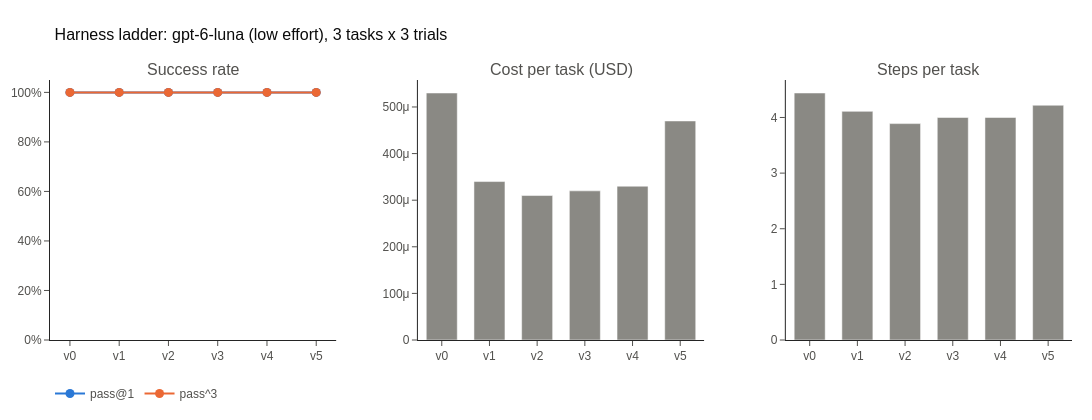

Notebook cell for this chart:
### Code cell
SERIES = {"pass@1": "#2a78d6", "pass^3": "#eb6834"}
NEUTRAL, INK, MUTED, GRID = "#8a8984", "#0b0b0b", "#52514e", "#e8e7e3"


def ladder_figure(summary: pd.DataFrame, title: str) -> go.Figure:
    """Builds three small multiples: success rates, cost per task and steps per task."""
    versions = list(summary.index)
    fig = make_subplots(rows=1, cols=3, horizontal_spacing=0.08,
                        subplot_titles=("Success rate", "Cost per task (USD)", "Steps per task"))
    for name, column in (("pass@1", "pass_at_1"), ("pass^3", "pass_hat_k")):
        fig.add_trace(go.Scatter(
            x=versions, y=summary[column], name=name, mode="lines+markers",
            line=dict(color=SERIES[name], width=2), marker=dict(size=9),
            hovertemplate=f"{name} %{{x}}: %{{y:.0%}}<extra></extra>",
        ), row=1, col=1)
    fig.add_trace(go.Bar(x=versions, y=summary["cost_per_task"], marker_color=NEUTRAL, showlegend=False,
                         hovertemplate="%{x}: $%{y:.4f}<extra></extra>"), row=1, col=2)
    fig.add_trace(go.Bar(x=versions, y=summary["steps_per_task"], marker_color=NEUTRAL, showlegend=False,
                         hovertemplate="%{x}: %{y:.1f} steps<extra></extra>"), row=1, col=3)
    fig.update_yaxes(range=[0, 1.05], tickformat=".0%", row=1, col=1)
    fig.update_yaxes(rangemode="tozero", gridcolor=GRID, zeroline=False, color=MUTED)
    fig.update_xaxes(color=MUTED, showgrid=False)
    fig.update_layout(
        title=dict(text=title, font=dict(size=16, color=INK)), template="simple_white",
        font=dict(family="Helvetica, Arial, sans-serif", size=12, color=MUTED),
        legend=dict(orientation="h", y=-0.15, x=0), bargap=0.35,
        width=1100, height=420, margin=dict(t=80, b=60, l=50, r=20),
    )
    return fig


fig = ladder_figure(summary, f"Harness ladder: {MODEL} ({REASONING_EFFORT} effort), {len(TASKS)} tasks x {TRIALS} trials")
fig.write_html(RUN_DIR / "ladder.html", include_plotlyjs="cdn")
fig.write_json(RUN_DIR / "ladder.json")  # Rendered to PNG outside the kernel by scripts/export_chart.py.
fig

### Figure 1 — Plotly figure (JSON) as saved in the notebook; plotly's stock layout.template omitted (floating-point values rounded to 4 significant figures)
{"data": [{"hovertemplate": "pass@1 %{x}: %{y:.0%}<extra></extra>", "line": {"color": "#2a78d6", "width": 2}, "marker": {"size": 9}, "mode": "lines+markers", "name": "pass@1", "type": "scatter", "x": ["v0", "v1", "v2", "v3", "v4", "v5"], "xaxis": "x", "y": [1.0, 1.0, 1.0, 1.0, 1.0, 1.0], "yaxis": "y"}, {"hovertemplate": "pass^3 %{x}: %{y:.0%}<extra></extra>", "line": {"color": "#eb6834", "width": 2}, "marker": {"size": 9}, "mode": "lines+markers", "name": "pass^3", "type": "scatter", "x": ["v0", "v1", "v2", "v3", "v4", "v5"], "xaxis": "x", "y": [1.0, 1.0, 1.0, 1.0, 1.0, 1.0], "yaxis": "y"}, {"hovertemplate": "%{x}: $%{y:.4f}<extra></extra>", "marker": {"color": "#8a8984"}, "showlegend": false, "type": "bar", "x": ["v0", "v1", "v2", "v3", "v4", "v5"], "xaxis": "x2", "y": [0.00053, 0.00034, 0.00031, 0.00032, 0.00033, 0.00047], "yaxis": "y2"}, {"hovertemplate": "%{x}: %{y:.1f} steps<extra></extra>", "marker": {"color": "#8a8984"}, "showlegend": false, "type": "bar", "x": ["v0", "v1", "v2", "v3", "v4", "v5"], "xaxis": "x3", "y": [4.44, 4.11, 3.89, 4.0, 4.0, 4.22], "yaxis": "y3"}], "layout": {"annotations": [{"font": {"size": 16}, "showarrow": false, "text": "Success rate", "x": 0.14, "xanchor": "center", "xref": "paper", "y": 1, "yanchor": "bottom", "yref": "paper"}, {"font": {"size": 16}, "showarrow": false, "text": "Cost per task (USD)", "x": 0.5, "xanchor": "center", "xref": "paper", "y": 1, "yanchor": "bottom", "yref": "paper"}, {"font": {"size": 16}, "showarrow": false, "text": "Steps per task", "x": 0.86, "xanchor": "center", "xref": "paper", "y": 1, "yanchor": "bottom", "yref": "paper"}], "bargap": 0.35, "font": {"color": "#52514e", "family": "Helvetica, Arial, sans-serif", "size": 12}, "height": 420, "legend": {"orientation": "h", "x": 0, "y": -0.15}, "margin": {"b": 60, "l": 50, "r": 20, "t": 80}, "title": {"font": {"color": "#0b0b0b", "size": 16}, "text": "Harness ladder: gpt-6-luna (low effort), 3 tasks x 3 trials"}, "width": 1100, "xaxis": {"anchor": "y", "color": "#52514e", "domain": [0, 0.28], "showgrid": false}, "xaxis2": {"anchor": "y2", "color": "#52514e", "domain": [0.36, 0.64], "showgrid": false}, "xaxis3": {"anchor": "y3", "color": "#52514e", "domain": [0.72, 1], "showgrid": false}, "yaxis": {"anchor": "x", "color": "#52514e", "domain": [0, 1], "gridcolor": "#e8e7e3", "range": [0, 1.05], "rangemode": "tozero", "tickformat": ".0%", "zeroline": false}, "yaxis2": {"anchor": "x2", "color": "#52514e", "domain": [0, 1], "gridcolor": "#e8e7e3", "rangemode": "tozero", "zeroline": false}, "yaxis3": {"anchor": "x3", "color": "#52514e", "domain": [0, 1], "gridcolor": "#e8e7e3", "rangemode": "tozero", "zeroline": false}}}
